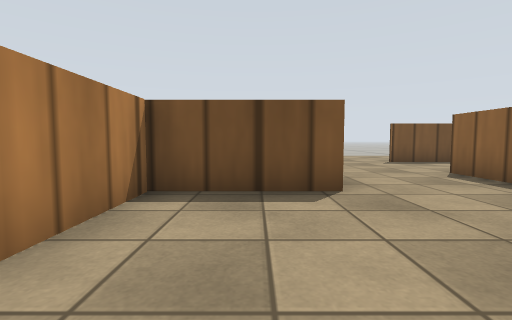
[1] (above)

18 first-person views from a walk through a robot-simulator world made for Gazebo. The camera is 0.14 m above the floor, tilts 4° down and sees 85° across. The floor is counted in squares, 0.2 m on a side. Each view is taken from the middle of a square. On the plan, view 1 faces up. The plan holds only what a view shows up to about 10 squares ahead; the rest is blank. Gazebo's built-in surfaces are drawn with simple patterns. Surface patterns are stand-ins for the level's own textures.

[2]
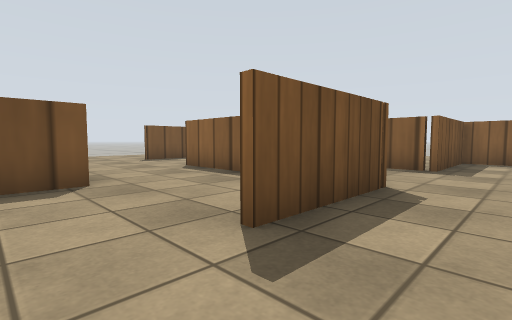

[3]
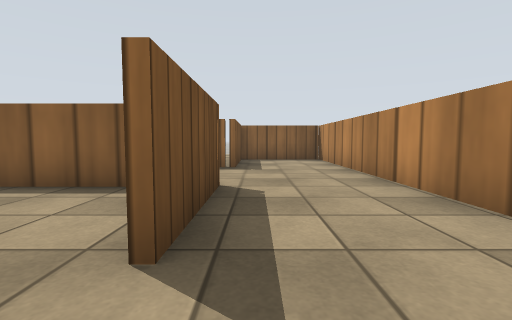

[4]
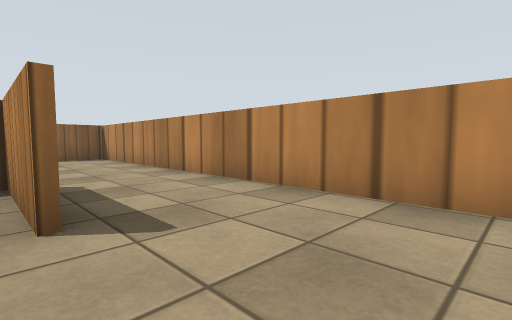

[5]
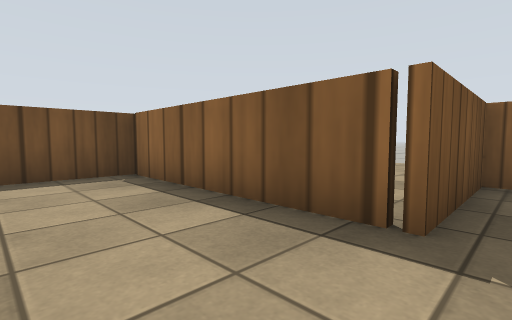

[6]
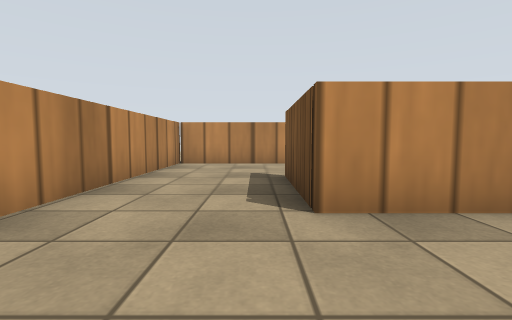

[7]
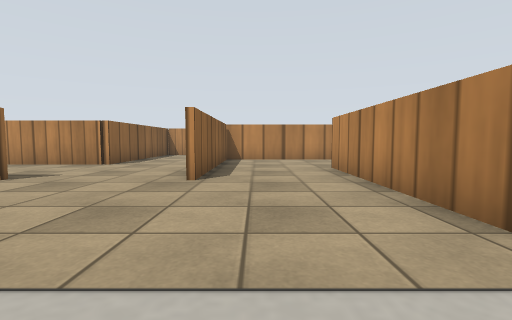

[8]
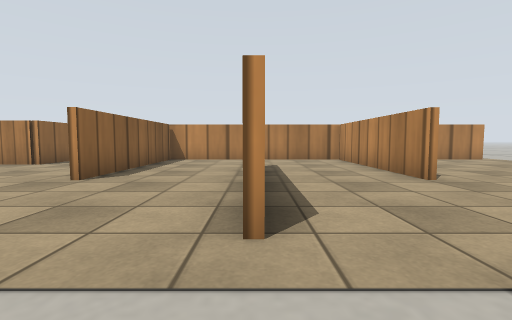

[9]
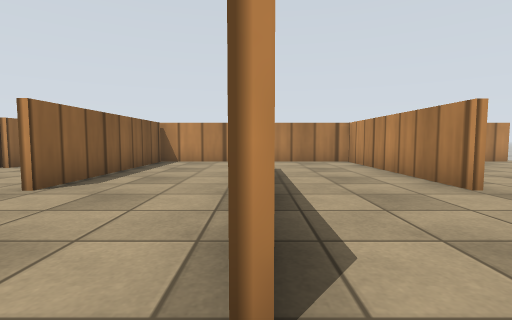

[10]
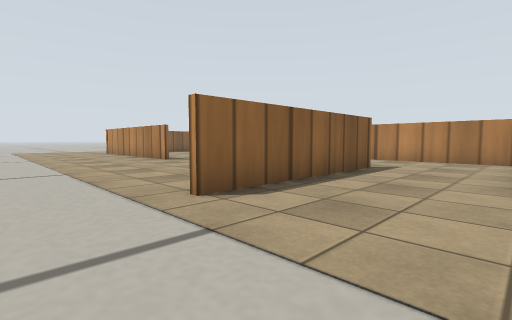

[11]
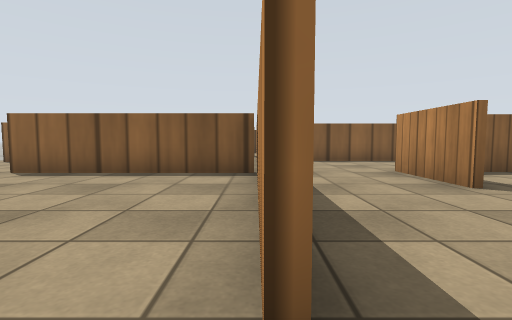

[12]
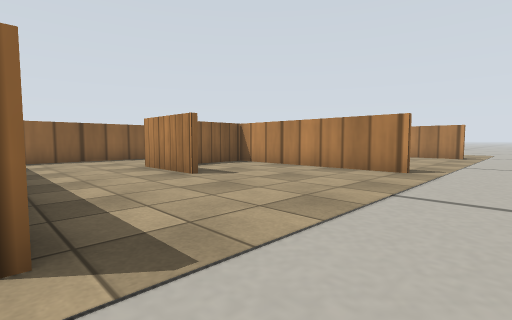

[13]
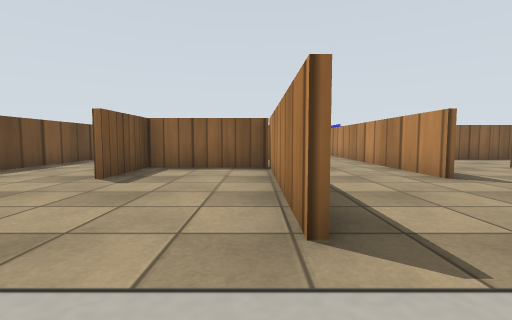

[14]
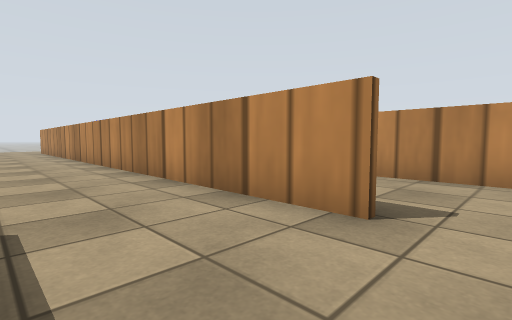

[15]
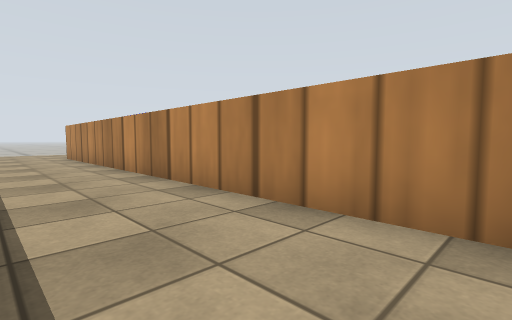

[16]
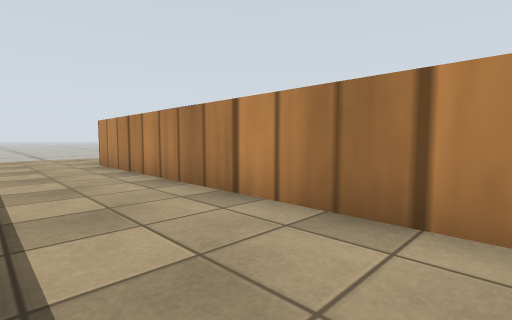

[17]
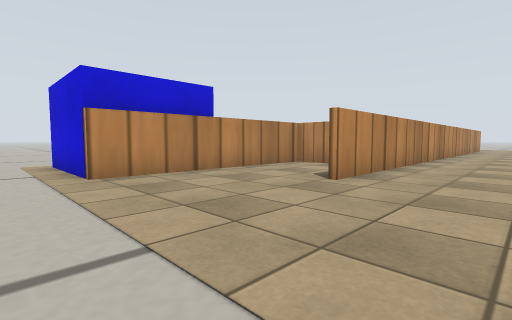

[18]
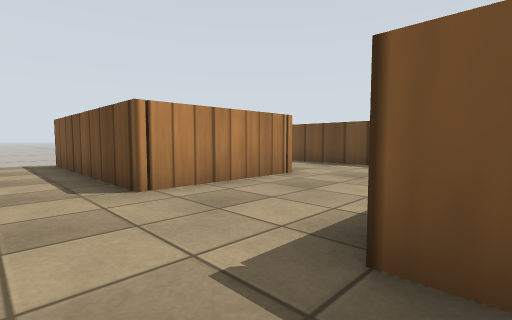

### Floor plan
Points are (right, up) in squares from view 1. A wall is a line through its corners. A room is listed if a view was taken in it or the views show most of it. See-through windows are left out.
Room 1 (views 1, 2, 3, 4, 5, 6)
walls: (4.4, 2.5) (4.4, 0.6) (1.5, 0.6); (-1.5, 1.5) (-1.5, -2.4) (10, -2.4); (10.4, -1.9) (10.4, 0.6) (7.3, 0.6) (7.3, 5.9) (5.1, 5.9)
ways out: opening at (0, 1) to room 5
Room 2 (views 7, 8, 9)
walls: (-1.9, 12) (-1.9, 6.9); (-2.1, 6.9) (-2.1, 12.1); (-5, 9.2) (-5, 4) (1, 4) (1, 9.2)
ways out: opening at (-5, 12) to room 3; opening at (1, 12) to room 5
Room 3 (views 10, 11, 12)
walls: (-10.3, 4) (-7.8, 4); (-5.1, 4) (-5.1, 9.2)
ways out: opening at (-5, 12) to room 2; opening at (-11.5, 4) to room 4
Room 4 (views 13, 14, 15, 16, 18)
walls: (-1.6, -0.8) (-1.6, 3.1); (-1, -2.5) (-1.8, -2.5); (-7.1, 0.9) (-4.8, 0.9) (-4.8, -2.5) (-10.1, -2.5); (-7, -5.4) (10.6, -5.4); (-2, 3.8) (-7.1, 3.8); (-10.3, -2.4) (-4.9, -2.4) (-4.9, 0.7) (-7.1, 0.7)
ways out: opening at (-11.5, 4) to room 3; opening at (10.7, -4) to room 5; opening at (-9.5, -6)
Room 5 (view 17)
walls: (6.4, 9.1) (4.4, 9.1); (1.2, 3.8) (-2, 3.8); (1.5, 0.7) (4.2, 0.7) (4.2, 6) (7.1, 6); (-1.5, 3.9) (-1.5, 1.5)
ways out: opening at (0, 1) to room 1; opening at (1, 12) to room 2; opening at (10.7, -4) to room 4; opening at (13, -6)

Where each view was taken, in squares from view 1:
view 1: 0 up, 0 right, facing up
view 2: 1 down, 0 right, facing up-right
view 3: 0 up, 0 right, facing right
view 4: 1 up, 1 left, facing down-right
view 5: 0 up, 5 right, facing up-right
view 6: 0 up, 7 right, facing left
view 7: 14 up, 0 right, facing down
view 8: 14 up, 2 left, facing down
view 9: 13 up, 2 left, facing down
view 10: 14 up, 5 left, facing down-right
view 11: 4 up, 11 left, facing right
view 12: 4 up, 12 left, facing down-right
view 13: 2 down, 12 left, facing right
view 14: 3 down, 8 left, facing down-right
view 15: 3 down, 2 left, facing down-right
view 16: 3 down, 2 right, facing down-right
view 17: 3 down, 15 right, facing down-left
view 18: 4 down, 1 left, facing up-left
